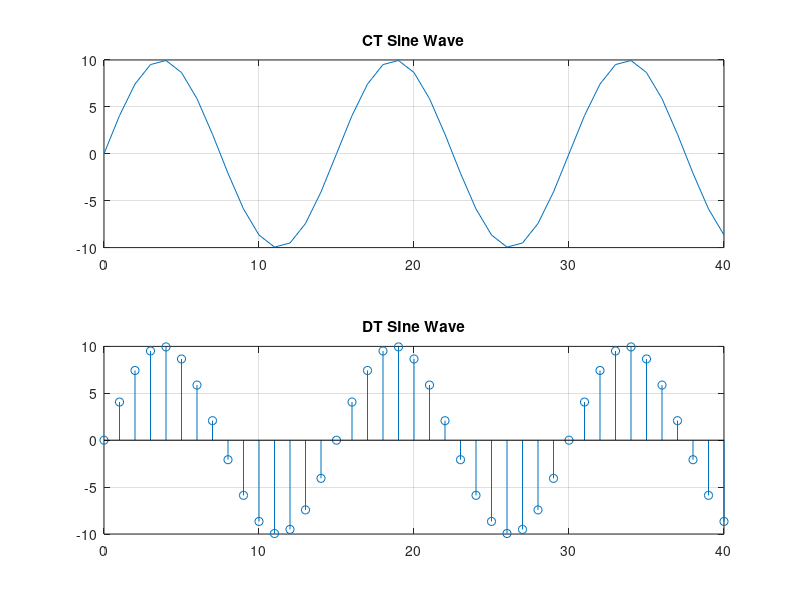

Source code (MATLAB):
x=0:1:40;
y=10*sin(2*pi*x/15);
subplot(2,1,1);
plot(x,y);
title('CT Sine Wave');
grid
subplot(2,1,2);
stem(x,y);
title('DT SIne Wave');
grid